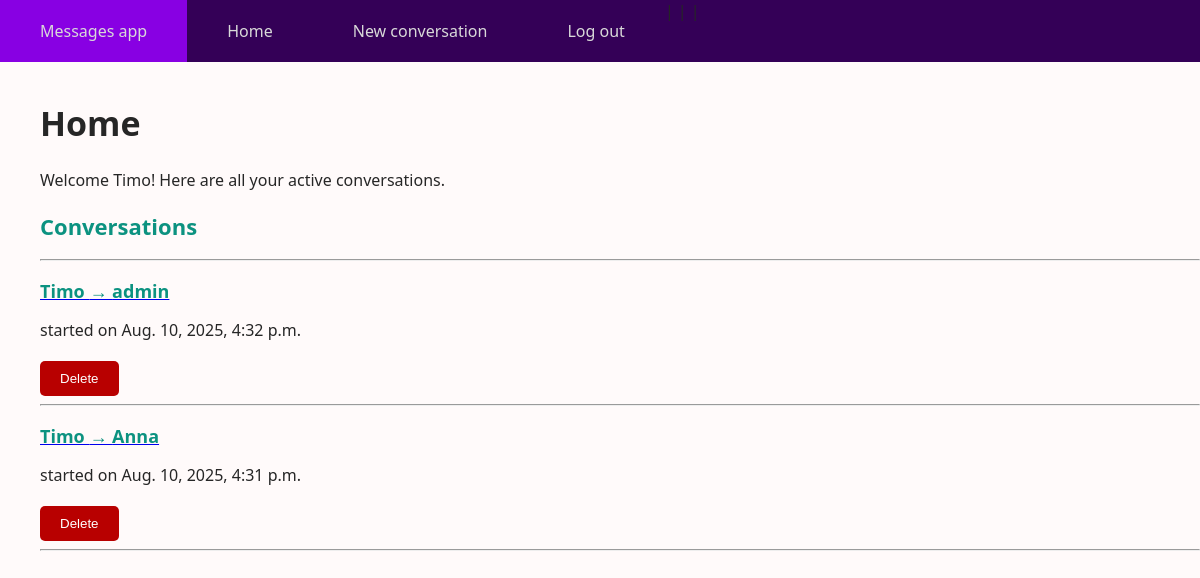
Screenshot of /home/ (signed in) with the database file from the repository.
### messagesapp/models.py (models this page shows, shortened)
class Conversation(models.Model):
    initiator = models.ForeignKey(User, on_delete=models.CASCADE, related_name="initiators")
    receiver = models.ForeignKey(User, on_delete=models.CASCADE, related_name="receivers")
    created = models.DateTimeField(auto_now_add=True)
    deleted = models.BooleanField(default=False)

### messagesapp/views.py (the view, shortened to what this page needs)
# urls.py: path("home/", homePage, name="home"),
@login_required
def homePage(request):
    user_id = request.user.id
    conversations = Conversation.objects.filter(
        Q(initiator_id=user_id) | Q(receiver_id=user_id),
        deleted=False
    ).order_by("-created")
    return render(request, "home.html", {"conversations": conversations})

### messagesapp/templates/home.html (shortened to what this page needs)
{% extends "base.html" %}
{% block content %}
    <div class="container">
        <h1>Home</h1>
        <p>Welcome {{ request.user.username }}! Here are all your active conversations.</p>
        <h2>Conversations</h2>
        <hr>
        {% for conversation in conversations %}
        <a href="{% url 'conversation_detail' conversation.id %}">
            <h3>{{ conversation.initiator }} &rarr; {{ conversation.receiver }}</h3>
        </a>
        <p>started on {{ conversation.created}}</p>
        <form method="post" style="display: inline;">
            <button type="submit" class="btn-delete" onclick="return confirm('Are you sure?')">Delete</button>
        </form>
        <hr>
        {% endfor %}
    </div>
{% endblock %}

### messagesapp/static/style.css (style rules this page uses)
body { background: snow; font-family: 'Segoe UI', Tahoma, Geneva, Verdana, sans-serif; color: rgb(38, 38, 38); margin: 0; }
h1 { font-size: 34px; }
h2 { font-size: 22px; color: rgb(12, 146, 128); }
h3 { font-size: 18px; color: rgb(12, 146, 128); margin-bottom: 10px; }
p { margin-bottom: 20px; }
form { background: transparent; border-radius: 5px; max-width: 400px; margin: 0; }
button, form input[type="submit"] { width: auto; background: rgb(12, 146, 128); color: #fff; border: none; padding: 10px 20px; border-radius: 5px; cursor: pointer; }
button.btn-delete { background: rgb(184, 0, 0); }

### rows the page displays
Conversation: initiator "Timo", receiver "admin", created "Aug. 10, 2025, 4:32 p.m."
Conversation: initiator "Timo", receiver "Anna", created "Aug. 10, 2025, 4:31 p.m."

### other values shown
{{ request.user.username }} "Timo"
